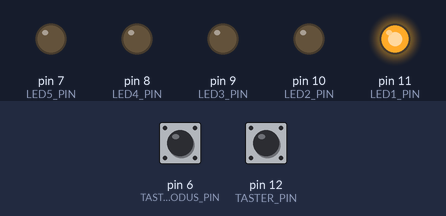
A program run on a simulated Arduino Uno, built with avr-gcc and run on an emulated ATmega328P. On the bench: output pins drawn as LEDs (lit = HIGH). Inputs (shaded band) come from the test bench; at power-on: pin 12 (TASTER_PIN) HIGH, pin 6 (TASTER_MODUS_PIN) HIGH.

Above: at 1.2 s.
1.3 s: pin 12 (TASTER_PIN) pulled LOW for 0.15 s
At 1.9 s:
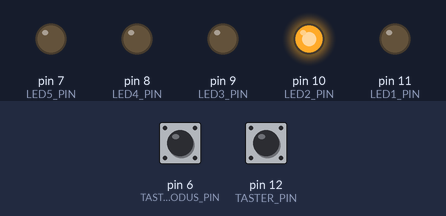
2.9 s: pin 6 (TASTER_MODUS_PIN) pulled LOW for 0.15 s
At 4.1 s:
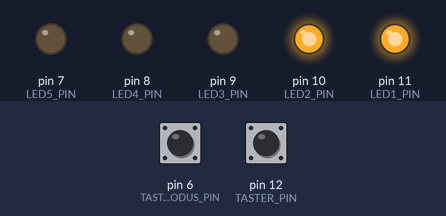
4.5 s: pin 12 (TASTER_PIN) pulled LOW for 1 s
At 5.6 s:
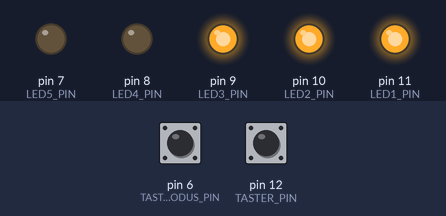
7.0 s: pin 6 (TASTER_MODUS_PIN) pulled LOW for 1 s
At 7.4 s:
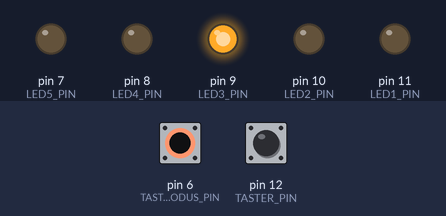
9.5 s: pin 12 (TASTER_PIN) pulled LOW for 0.15 s
At 10.6 s:
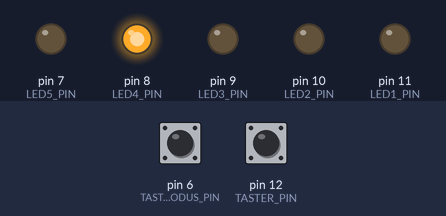
11.1 s: pin 6 (TASTER_MODUS_PIN) pulled LOW for 0.15 s
At 11.7 s:
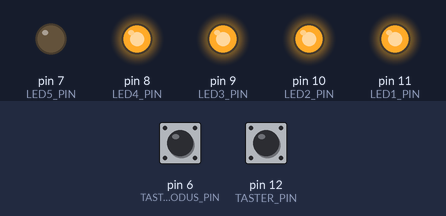
Timing chart, 0 to 13.7 s (numbered marks = the images above; inputs shaded):
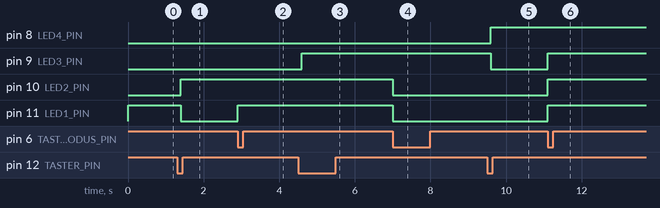

The program:

main.cpp
```cpp
#include <Arduino.h>

int TASTER_PIN = 12;
int TASTER_MODUS_PIN = 6;
int LED1_PIN = 11;
int LED2_PIN = 10;
int LED3_PIN = 9;
int LED4_PIN = 8;
int LED5_PIN = 7;

bool tasterZustand = LOW;
bool tasterZustandAlt = LOW;
bool tasterModusZustand = LOW;
bool tasterModusZustandAlt = LOW;

int laufindex = 1;
int modus = 0;

void setup() {
  pinMode(TASTER_PIN, INPUT_PULLUP);
  pinMode(TASTER_MODUS_PIN, INPUT_PULLUP);
  pinMode(LED1_PIN, OUTPUT);
  pinMode(LED2_PIN, OUTPUT);
  pinMode(LED3_PIN, OUTPUT);
  pinMode(LED4_PIN, OUTPUT);
  pinMode(LED5_PIN, OUTPUT);

  digitalWrite(LED1_PIN, HIGH);
  digitalWrite(LED2_PIN, LOW);
  digitalWrite(LED3_PIN, LOW);
  digitalWrite(LED4_PIN, LOW);
  digitalWrite(LED5_PIN, LOW);

  Serial.begin(9600);                 // Seriellen Monitor starten
}

void loop() {
  tasterZustand = digitalRead(TASTER_PIN);
  tasterModusZustand = digitalRead(TASTER_MODUS_PIN);

  // Tasterauswertung
  if (tasterZustand != tasterZustandAlt) {
    if (tasterZustand == LOW) {       // Taster wurde gedrückt
      laufindex = laufindex + 1;
      if (laufindex > 5) {
        laufindex = 1;
      }
    }
    delay(100);
  }

  if (tasterModusZustand != tasterModusZustandAlt) {
    if (tasterModusZustand == LOW) {
      modus = modus + 1;
      if (modus > 1) {
        modus = 0;
      }
    }
  }

  tasterZustandAlt = tasterZustand;
  tasterModusZustandAlt = tasterModusZustand;

  // LED ansteuern
  if (modus == 0) {
    if (laufindex == 1) {
      digitalWrite(LED1_PIN, HIGH);
      digitalWrite(LED2_PIN, LOW);
      digitalWrite(LED3_PIN, LOW);
      digitalWrite(LED4_PIN, LOW);
      digitalWrite(LED5_PIN, LOW);
    } else if (laufindex == 2) {
      digitalWrite(LED1_PIN, LOW);
      digitalWrite(LED2_PIN, HIGH);
      digitalWrite(LED3_PIN, LOW);
      digitalWrite(LED4_PIN, LOW);
      digitalWrite(LED5_PIN, LOW);
    } else if (laufindex == 3) {
      digitalWrite(LED1_PIN, LOW);
      digitalWrite(LED2_PIN, LOW);
      digitalWrite(LED3_PIN, HIGH);
      digitalWrite(LED4_PIN, LOW);
      digitalWrite(LED5_PIN, LOW);
    } else if (laufindex == 4) {
      digitalWrite(LED1_PIN, LOW);
      digitalWrite(LED2_PIN, LOW);
      digitalWrite(LED3_PIN, LOW);
      digitalWrite(LED4_PIN, HIGH);
      digitalWrite(LED5_PIN, LOW);
    } else if (laufindex == 5) {
      digitalWrite(LED1_PIN, LOW);
      digitalWrite(LED2_PIN, LOW);
      digitalWrite(LED3_PIN, LOW);
      digitalWrite(LED4_PIN, LOW);
      digitalWrite(LED5_PIN, HIGH);
    } else {
      digitalWrite(LED1_PIN, LOW);
      digitalWrite(LED2_PIN, LOW);
      digitalWrite(LED3_PIN, LOW);
      digitalWrite(LED4_PIN, LOW);
      digitalWrite(LED5_PIN, LOW);
    }
  } else if (modus == 1) {
    if (laufindex == 1) {
      digitalWrite(LED1_PIN, HIGH);
      digitalWrite(LED2_PIN, LOW);
      digitalWrite(LED3_PIN, LOW);
      digitalWrite(LED4_PIN, LOW);
      digitalWrite(LED5_PIN, LOW);
    } else if (laufindex == 2) {
      digitalWrite(LED1_PIN, HIGH);
      digitalWrite(LED2_PIN, HIGH);
      digitalWrite(LED3_PIN, LOW);
      digitalWrite(LED4_PIN, LOW);
      digitalWrite(LED5_PIN, LOW);
    } else if (laufindex == 3) {
      digitalWrite(LED1_PIN, HIGH);
      digitalWrite(LED2_PIN, HIGH);
      digitalWrite(LED3_PIN, HIGH);
      digitalWrite(LED4_PIN, LOW);
      digitalWrite(LED5_PIN, LOW);
    } else if (laufindex == 4) {
      digitalWrite(LED1_PIN, HIGH);
      digitalWrite(LED2_PIN, HIGH);
      digitalWrite(LED3_PIN, HIGH);
      digitalWrite(LED4_PIN, HIGH);
      digitalWrite(LED5_PIN, LOW);
    } else if (laufindex == 5) {
      digitalWrite(LED1_PIN, HIGH);
      digitalWrite(LED2_PIN, HIGH);
      digitalWrite(LED3_PIN, HIGH);
      digitalWrite(LED4_PIN, HIGH);
      digitalWrite(LED5_PIN, HIGH);
    } else {
      digitalWrite(LED1_PIN, LOW);
      digitalWrite(LED2_PIN, LOW);
      digitalWrite(LED3_PIN, LOW);
      digitalWrite(LED4_PIN, LOW);
      digitalWrite(LED5_PIN, LOW);
    }
  }

}
```

Measured:
- after the input at 1.3 s, pin 10 (LED2_PIN): LOW → HIGH after 0.10 s; pin 11 (LED1_PIN): HIGH → LOW after 0.10 s
- after the input at 2.9 s, pin 11 (LED1_PIN): LOW → HIGH at once
- after the input at 4.5 s, pin 9 (LED3_PIN): LOW → HIGH after 0.10 s
- after the input at 7.0 s, pin 10 (LED2_PIN), pin 11 (LED1_PIN): HIGH → LOW at once
- after the input at 9.5 s, pin 8 (LED4_PIN): LOW → HIGH after 0.10 s; pin 9 (LED3_PIN): HIGH → LOW after 0.10 s
- after the input at 11.1 s, pin 9 (LED3_PIN), pin 10 (LED2_PIN), pin 11 (LED1_PIN): LOW → HIGH at once
